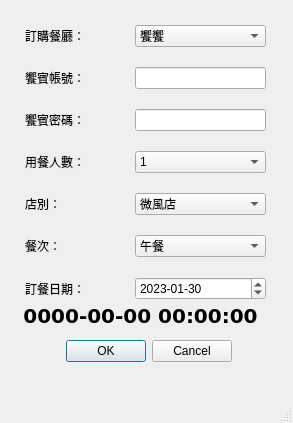
<?xml version="1.0" encoding="UTF-8"?>
<ui version="4.0">
 <class>MainWindow</class>
 <widget class="QMainWindow" name="MainWindow">
  <property name="geometry">
   <rect>
    <x>0</x>
    <y>0</y>
    <width>293</width>
    <height>423</height>
   </rect>
  </property>
  <property name="windowTitle">
   <string>饗賓訂位</string>
  </property>
  <widget class="QWidget" name="centralwidget">
   <widget class="QWidget" name="formLayoutWidget">
    <property name="geometry">
     <rect>
      <x>10</x>
      <y>10</y>
      <width>271</width>
      <height>366</height>
     </rect>
    </property>
    <layout class="QFormLayout" name="formLayout">
     <property name="horizontalSpacing">
      <number>50</number>
     </property>
     <property name="verticalSpacing">
      <number>20</number>
     </property>
     <property name="leftMargin">
      <number>15</number>
     </property>
     <property name="topMargin">
      <number>15</number>
     </property>
     <property name="rightMargin">
      <number>15</number>
     </property>
     <property name="bottomMargin">
      <number>15</number>
     </property>
     <item row="1" column="0">
      <widget class="QLabel" name="label_account">
       <property name="text">
        <string>饗賓帳號：</string>
       </property>
      </widget>
     </item>
     <item row="1" column="1">
      <widget class="QLineEdit" name="line_account"/>
     </item>
     <item row="2" column="0">
      <widget class="QLabel" name="label_password">
       <property name="text">
        <string>饗賓密碼：</string>
       </property>
      </widget>
     </item>
     <item row="2" column="1">
      <widget class="QLineEdit" name="line_password">
       <property name="layoutDirection">
        <enum>Qt::LeftToRight</enum>
       </property>
       <property name="inputMethodHints">
        <set>Qt::ImhHiddenText|Qt::ImhNoAutoUppercase|Qt::ImhNoPredictiveText|Qt::ImhSensitiveData</set>
       </property>
       <property name="echoMode">
        <enum>QLineEdit::Password</enum>
       </property>
      </widget>
     </item>
     <item row="3" column="0">
      <widget class="QLabel" name="label_peoples">
       <property name="text">
        <string>用餐人數：</string>
       </property>
      </widget>
     </item>
     <item row="3" column="1">
      <widget class="QComboBox" name="comboBox_peoples">
       <property name="layoutDirection">
        <enum>Qt::LeftToRight</enum>
       </property>
       <property name="inputMethodHints">
        <set>Qt::ImhLowercaseOnly</set>
       </property>
       <property name="currentText">
        <string>2</string>
       </property>
       <property name="iconSize">
        <size>
         <width>16</width>
         <height>16</height>
        </size>
       </property>
       <property name="duplicatesEnabled">
        <bool>false</bool>
       </property>
       <item>
        <property name="text">
         <string>1</string>
        </property>
       </item>
       <item>
        <property name="text">
         <string>2</string>
        </property>
       </item>
       <item>
        <property name="text">
         <string>3</string>
        </property>
       </item>
       <item>
        <property name="text">
         <string>4</string>
        </property>
       </item>
       <item>
        <property name="text">
         <string>5</string>
        </property>
       </item>
       <item>
        <property name="text">
         <string>6</string>
        </property>
       </item>
       <item>
        <property name="text">
         <string>7</string>
        </property>
       </item>
       <item>
        <property name="text">
         <string>8</string>
        </property>
       </item>
      </widget>
     </item>
     <item row="4" column="0">
      <widget class="QLabel" name="label_store">
       <property name="text">
        <string>店別：</string>
       </property>
      </widget>
     </item>
     <item row="4" column="1">
      <widget class="QComboBox" name="comboBox_store">
       <property name="layoutDirection">
        <enum>Qt::LeftToRight</enum>
       </property>
       <property name="inputMethodHints">
        <set>Qt::ImhLowercaseOnly</set>
       </property>
       <property name="iconSize">
        <size>
         <width>16</width>
         <height>16</height>
        </size>
       </property>
       <property name="duplicatesEnabled">
        <bool>false</bool>
       </property>
       <item>
        <property name="text">
         <string>微風店</string>
        </property>
       </item>
       <item>
        <property name="text">
         <string>新莊店</string>
        </property>
       </item>
      </widget>
     </item>
     <item row="5" column="0">
      <widget class="QLabel" name="label_eat_time">
       <property name="text">
        <string>餐次：</string>
       </property>
      </widget>
     </item>
     <item row="5" column="1">
      <widget class="QComboBox" name="comboBox_eat_time">
       <property name="layoutDirection">
        <enum>Qt::LeftToRight</enum>
       </property>
       <property name="autoFillBackground">
        <bool>false</bool>
       </property>
       <property name="inputMethodHints">
        <set>Qt::ImhLowercaseOnly</set>
       </property>
       <property name="iconSize">
        <size>
         <width>16</width>
         <height>16</height>
        </size>
       </property>
       <property name="duplicatesEnabled">
        <bool>false</bool>
       </property>
       <item>
        <property name="text">
         <string>午餐</string>
        </property>
       </item>
       <item>
        <property name="text">
         <string>下午餐</string>
        </property>
       </item>
       <item>
        <property name="text">
         <string>晚餐</string>
        </property>
       </item>
      </widget>
     </item>
     <item row="6" column="0">
      <widget class="QLabel" name="label_order_date">
       <property name="text">
        <string>訂餐日期：</string>
       </property>
      </widget>
     </item>
     <item row="6" column="1">
      <widget class="QDateEdit" name="dateEdit_order_date">
       <property name="displayFormat">
        <string>yyyy-MM-dd</string>
       </property>
       <property name="date">
        <date>
         <year>2023</year>
         <month>1</month>
         <day>30</day>
        </date>
       </property>
      </widget>
     </item>
     <item row="0" column="0">
      <widget class="QLabel" name="Label_restaurant">
       <property name="text">
        <string>訂購餐廳：</string>
       </property>
      </widget>
     </item>
     <item row="0" column="1">
      <widget class="QComboBox" name="comboBox_restaurant">
       <property name="layoutDirection">
        <enum>Qt::LeftToRight</enum>
       </property>
       <property name="inputMethodHints">
        <set>Qt::ImhLowercaseOnly</set>
       </property>
       <property name="currentText">
        <string>饗饗</string>
       </property>
       <property name="iconSize">
        <size>
         <width>16</width>
         <height>16</height>
        </size>
       </property>
       <property name="duplicatesEnabled">
        <bool>false</bool>
       </property>
       <item>
        <property name="text">
         <string>饗饗</string>
        </property>
       </item>
       <item>
        <property name="text">
         <string>旭集</string>
        </property>
       </item>
      </widget>
     </item>
    </layout>
   </widget>
   <widget class="QDialogButtonBox" name="buttonBox">
    <property name="geometry">
     <rect>
      <x>30</x>
      <y>340</y>
      <width>237</width>
      <height>23</height>
     </rect>
    </property>
    <property name="standardButtons">
     <set>QDialogButtonBox::Cancel|QDialogButtonBox::Ok</set>
    </property>
    <property name="centerButtons">
     <bool>true</bool>
    </property>
   </widget>
   <widget class="QLabel" name="label_timer">
    <property name="geometry">
     <rect>
      <x>10</x>
      <y>300</y>
      <width>261</width>
      <height>31</height>
     </rect>
    </property>
    <property name="font">
     <font>
      <family>DejaVu Sans</family>
      <pointsize>15</pointsize>
      <weight>75</weight>
      <italic>false</italic>
      <bold>true</bold>
     </font>
    </property>
    <property name="text">
     <string>0000-00-00 00:00:00</string>
    </property>
    <property name="alignment">
     <set>Qt::AlignCenter</set>
    </property>
   </widget>
  </widget>
  <widget class="QMenuBar" name="menubar">
   <property name="geometry">
    <rect>
     <x>0</x>
     <y>0</y>
     <width>293</width>
     <height>21</height>
    </rect>
   </property>
  </widget>
  <widget class="QStatusBar" name="statusbar"/>
 </widget>
 <resources/>
 <connections/>
</ui>
